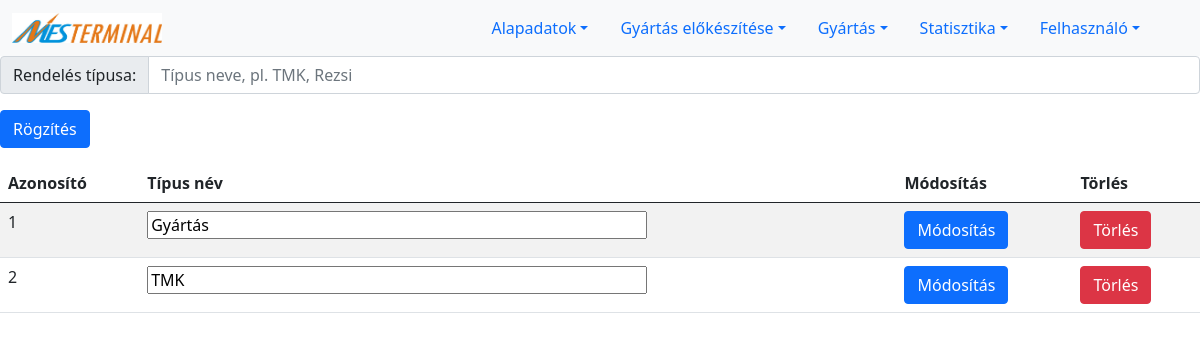
The page /order_type.php on the database as committed earlier.
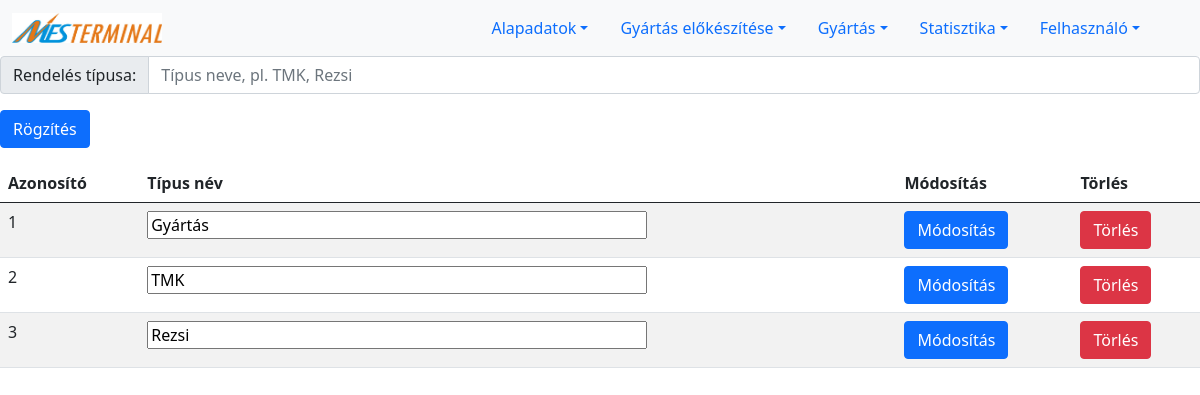
The same page on the database as committed later.
### tables this page shows
CREATE TABLE `order_type` (
  `ID` int(11) NOT NULL AUTO_INCREMENT,
  `name` varchar(255) NOT NULL,
  PRIMARY KEY (`ID`)
);

### lists/listOrderType.php (the view, shortened to what this page needs)
<?php
include "connection.php";
$sql="SELECT * from `order_type`";
$reultErrors = $conn -> query($sql);
if ($reultErrors->num_rows > 0) {
    print '
    <div style="overflow: hidden">
    <table class="table table-striped">
        <thead>
        <tr>
            <th scope="col">Azonosító</th>
            <th scope="col">Típus név</th>
            <th scope="col">Módosítás</th>
            <th scope="col">Törlés</th>
        </tr>
        </thead>
        <tbody>
        ';
    while($row = $reultErrors->fetch_assoc()) {
        print '
            <tr>
            <form action="feldolgozok/modifyOrderType.php" method="POST">
            <td>'.$row["ID"].'</td>
            <td><input type="text" style="width:500px" name="name" value="'.$row["name"].'"></td>
            <td><Button type="submit" name="typeID" value="'.$row["ID"].'" class="btn btn-primary">Módosítás</button>
            </form>
            <form action="feldolgozok/deleteOrderType.php" method="POST">
            <td><Button type="submit" name="typeID" value="'.$row["ID"].'" class="btn btn-danger">Törlés</button>
            </form>
            </tr>';
    }
    print '
        </tbody>
        </table>
        </div>';
}
?>

Rows that differ between the two databases and show on the page:
added order_type: ID "3", name "Rezsi"
